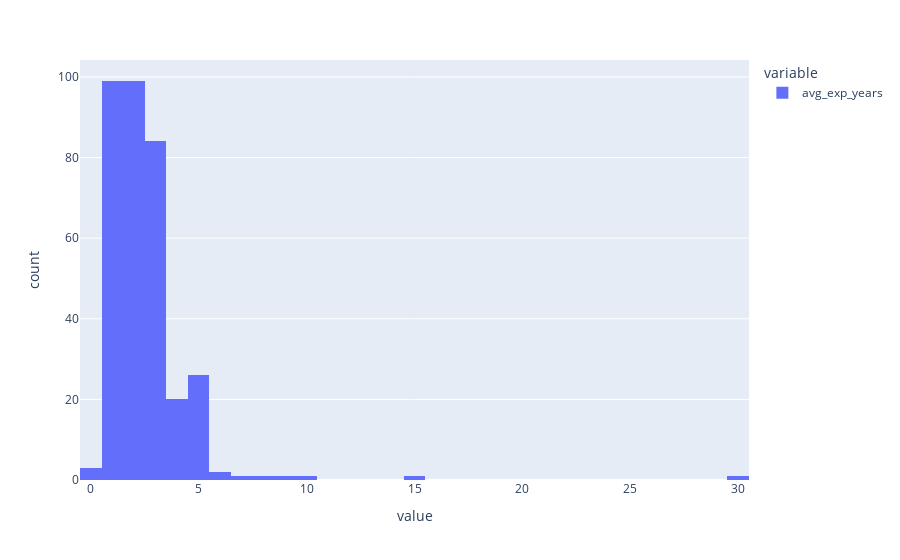

The cell this chart's notebook holds for it:
### Markdown cell above
### Expreience Years

- most of the jobs require a prior experience of 1-3 years
- only 3 job posts asked for a fresh graduate

### Code cell
px.histogram(data.avg_exp_years)

### Figure 1 — Plotly figure (JSON) as saved in the notebook; plotly's stock layout.template omitted (floating-point values rounded to 4 significant figures; data arrays with more than 128 entries replaced by an {"elided": "..."} marker saying what was removed)
{"data": [{"alignmentgroup": "True", "bingroup": "x", "hovertemplate": "variable=avg_exp_years<br>value=%{x}<br>count=%{y}<extra></extra>", "legendgroup": "avg_exp_years", "marker": {"color": "#636efa", "pattern": {"shape": ""}}, "name": "avg_exp_years", "offsetgroup": "avg_exp_years", "orientation": "v", "showlegend": true, "type": "histogram", "x": {"elided": "832 int values"}, "xaxis": "x", "yaxis": "y"}], "layout": {"barmode": "relative", "legend": {"title": {"text": "variable"}, "tracegroupgap": 0}, "margin": {"t": 60}, "xaxis": {"anchor": "y", "domain": [0, 1], "title": {"text": "value"}}, "yaxis": {"anchor": "x", "domain": [0, 1], "title": {"text": "count"}}}}
